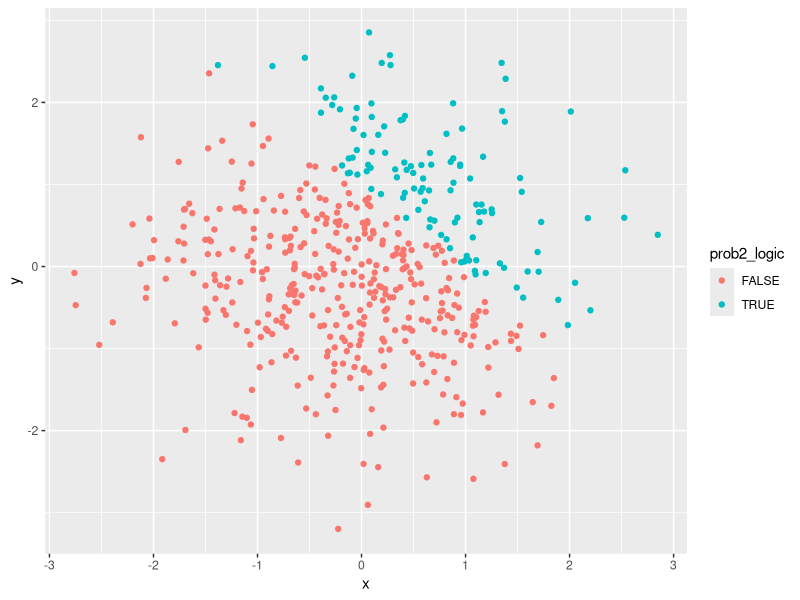
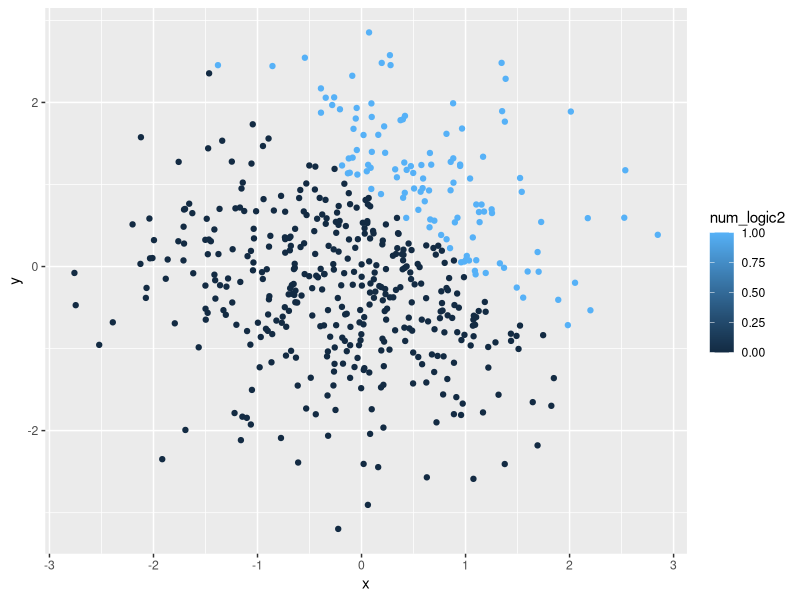
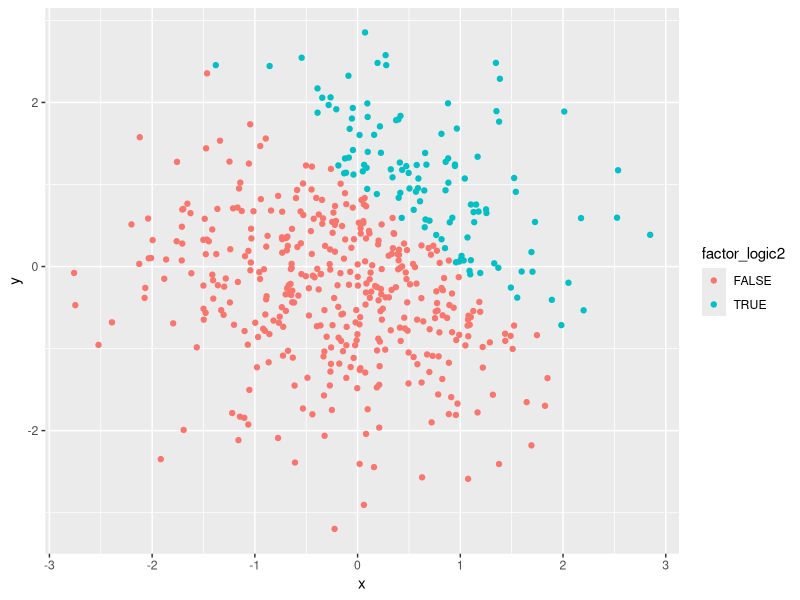
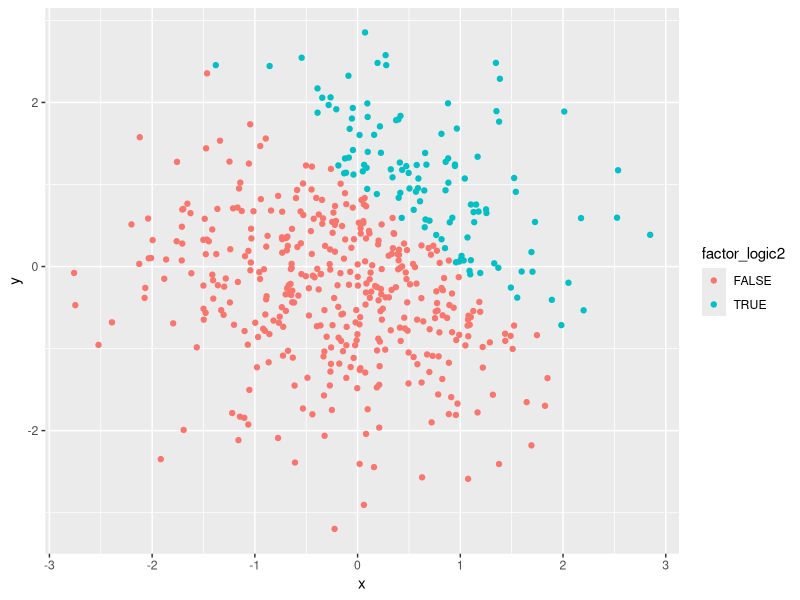

R code for these plots, in order:
## ---- chunk 1

library(tidyverse)

## ---- chunk 2

prob1_df = tibble(
  vec_sample = rnorm(8),
  vec_logic = vec_sample > 0,
  vec_char = c("This", "is", "problem", "one", "homework", "one", "Hana", "Akbarnejad"),
  vec_factor = factor(c("good", "fair", "poor", "poor", "fair", "fair", "fair", "fair"))
)

sample_mean = mean(pull(prob1_df, vec_sample))
sample_mean
logic_mean = mean(pull(prob1_df, vec_logic))
logic_mean
char_mean = mean(pull(prob1_df, vec_char))
char_mean
factor_mean = mean(pull(prob1_df, vec_factor))
factor_mean

## ---- chunk 3

num_logic = as.numeric(pull(prob1_df, vec_logic))
num_logic
num_char = as.numeric(pull(prob1_df, vec_char))
num_char
num_factor = as.numeric(pull(prob1_df, vec_factor))
num_factor

## ---- chunk 4

num_logic_calc = pull(prob1_df, vec_sample) * num_logic
num_logic_calc

factor_logic = as.factor(pull(prob1_df, vec_logic))
factor_logic_calc1 = pull(prob1_df, vec_sample) * factor_logic
factor_logic
factor_logic_calc1

num_factor_logic = as.numeric(factor_logic)
factor_logic_calc2 = pull(prob1_df, vec_sample) * num_factor_logic
num_factor_logic
factor_logic_calc2

## ---- chunk 5

prob2_df = tibble(
  x = rnorm(500),
  y = rnorm(500),
  prob2_logic = x + y > 1
)

num_logic2 = as.numeric(pull(prob2_df, prob2_logic))
factor_logic2 = as.factor(pull(prob2_df, prob2_logic))

## ---- chunk 6

logic_scatterplot = ggplot(prob2_df, aes(x = x, y = y, color = prob2_logic)) + geom_point()
logic_scatterplot
ggplot(prob2_df, aes(x = x, y = y, color = num_logic2)) + geom_point()
ggplot(prob2_df, aes(x = x, y = y, color = factor_logic2)) + geom_point()

ggsave("logic_scatterplot2.pdf")
